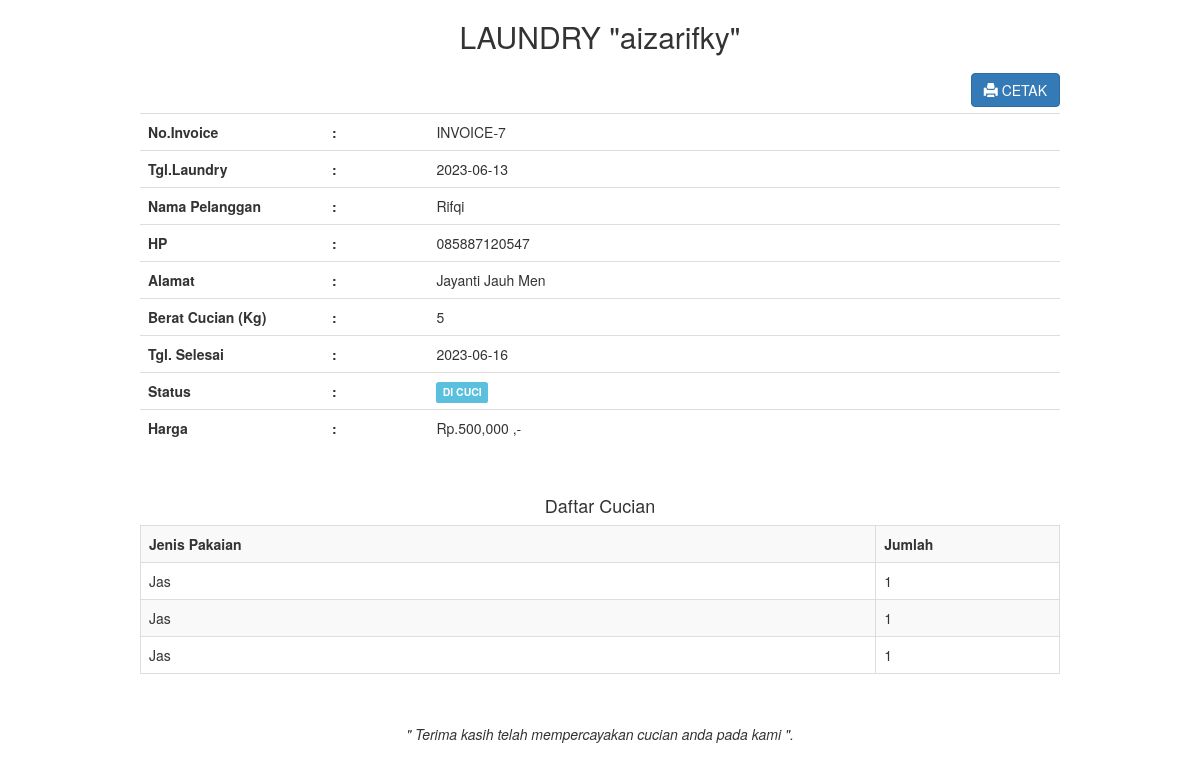
/admin/transaksi_invoice.php?id=7 (signed in), run on the app's committed database.
### tables this page shows
CREATE TABLE `transaksi` (
  `transaksi_id` int(11) NOT NULL,
  `transaksi_tgl` date NOT NULL,
  `transaksi_pelanggan` int(11) NOT NULL,
  `transaksi_harga` int(11) NOT NULL,
  `transaksi_berat` int(11) NOT NULL,
  `transaksi_tgl_selesai` date NOT NULL,
  `transaksi_status` int(11) NOT NULL
);

CREATE TABLE `pelanggan` (
  `pelanggan_id` int(11) NOT NULL,
  `pelanggan_nama` varchar(255) NOT NULL,
  `pelanggan_hp` varchar(20) NOT NULL,
  `pelanggan_alamat` text NOT NULL
);

CREATE TABLE `pakaian` (
  `pakaian_id` int(11) NOT NULL,
  `pakaian_transaksi` int(11) NOT NULL,
  `pakaian_jenis` varchar(255) NOT NULL,
  `pakaian_jumlah` int(11) NOT NULL
);

### admin/transaksi_invoice.php (the view, shortened to what this page needs)
<!DOCTYPE html>
<html>
<head>
    <link rel="stylesheet" type="text/css" href="../assets/css/bootstrap.css">
</head>
<body>
    <?php
    include '../koneksi.php';
    ?>
    <div class="container">
        <div class="col-md-10 col-md-offset-1">
            <?php
            $id = $_GET['id'];
            $transaksi = mysqli_query($koneksi, "select * from transaksi,pelanggan where transaksi_id='$id' and transaksi_pelanggan=pelanggan_id");
            while ($t = mysqli_fetch_array($transaksi)) {
            ?>
                <center>
                    <h2>LAUNDRY "aizarifky"</h2>
                </center>
                <a href="transaksi_invoice_cetak.php?id=<?php echo
                                                        $id; ?>" target="_blank" class="btn btn-primary pull-right"><i class="glyphicon glyphicon-print"></i> CETAK</a>
                <br />
                <br />
                <table class="table">
                    <tr>
                    <tr>
                        <th width="20%">No.Invoice</th>
                        <th>:</th>
                        <td>INVOICE-<?php echo $t['transaksi_id']; ?></td>
                    </tr>
                    <tr>
                        <th width="20%">Tgl.Laundry</th>
                        <th>:</th>
                        <td><?php echo $t['transaksi_tgl']; ?></td>
                    </tr>
                    <tr>
                        <th>Nama Pelanggan</th>
                        <th>:</th>
                        <td><?php echo $t['pelanggan_nama']; ?></td>
                    </tr>
                    <tr>
                        <th>HP</th>
                        <th>:</th>
                        <td><?php echo $t['pelanggan_hp']; ?></td>
                    </tr>
                    <tr>
                        <th>Alamat</th>
                        <th>:</th>
                        <td><?php echo $t['pelanggan_alamat']; ?></td>
                    </tr>
                    <tr>
                        <th>Berat Cucian (Kg)</th>
                        <th>:</th>
                        <td><?php echo $t['transaksi_berat']; ?></td>
                    </tr>
                    <tr>
                        <th>Tgl. Selesai</th>
                        <th>:</th>
                        <td><?php echo $t['transaksi_tgl_selesai']; ?></td>
                    </tr>
                    <tr>
                        <th>Status</th>
                        <th>:</th>
                        <td><?php
                            if ($t['transaksi_status'] == "0") {
                                echo
                                "<div class='label label-warning'>PROSES</div>";
                            } else
        if ($t['transaksi_status'] == "1") {
                                echo
                                "<div class='label label-info'>DI CUCI</div>";
                            } else
        if ($t['transaksi_status'] == "2") {
                                echo
                                "<div class='label label-success'>SELESAI</div>";
                            }
                            ?>
                    </tr>
                    <tr>
                        <th>Harga</th>
                        <th>:</th>
                        <td><?php echo "Rp." . number_format($t['transaksi_harga']) . " ,-"; ?></td>
                    </tr>
                </table>
                <br />
                <h4 class="text-center">Daftar Cucian</h4>
                <table class="table table-bordered table-striped">
                    <tr>
                        <th>Jenis Pakaian</th>
                        <th width="20%">Jumlah</th>
                    </tr>
                    <?php
                    $id = $t['transaksi_id'];
                    $pakaian = mysqli_query($koneksi, "select * from pakaian where pakaian_transaksi='$id'");
                    while ($p = mysqli_fetch_array($pakaian)) {
                    ?>
                        <tr>
                            <td><?php echo $p['pakaian_jenis'];
                                ?></td>
                            <td width="5%"><?php echo
                                            $p['pakaian_jumlah']; ?></td>
                        </tr>
                    <?php } ?>
                </table>
                <br />
                <p>
                    <center><i>" Terima kasih telah mempercayakan cucian anda pada kami ".</i></center>
                </p>
            <?php
            }
            ?>
        </div>
    </div>
</body>
</html>

### data on the page
transaksi: transaksi_id "7", transaksi_tgl "2023-06-13", pelanggan.pelanggan_nama "Rifqi", pelanggan.pelanggan_hp "085887120547", pelanggan.pelanggan_alamat "Jayanti Jauh Men", transaksi_berat "5", transaksi_tgl_selesai "2023-06-16", transaksi_status "DI CUCI", transaksi_harga "500,000"
pakaian: pakaian_jenis "Jas", pakaian_jumlah "1"
pakaian: pakaian_jenis "Jas", pakaian_jumlah "1"
pakaian: pakaian_jenis "Jas", pakaian_jumlah "1"
